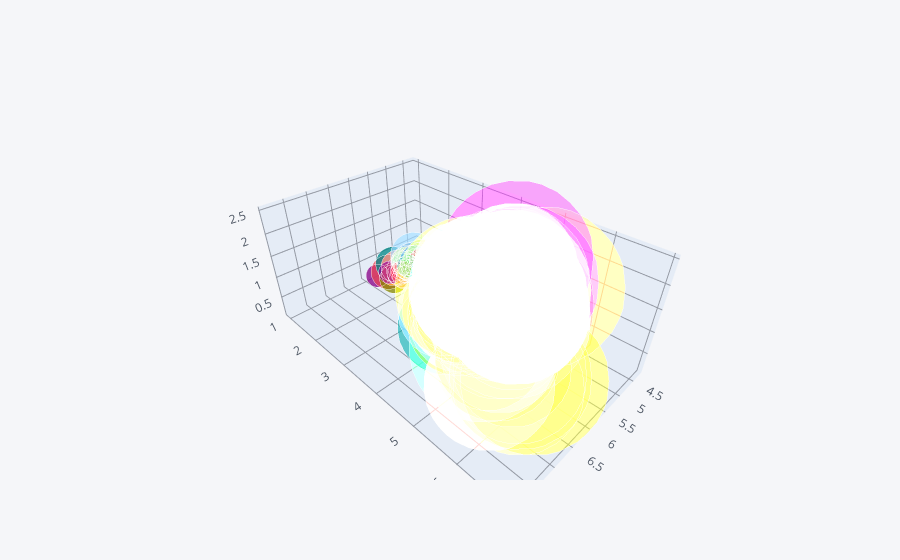

The notebook cell this image was saved under:
### Code cell
df.iplot(kind='bubble3d',x='SepalLengthCm',y='PetalLengthCm',z='PetalWidthCm',size='PetalWidthCm')

### Figure 1 — Plotly figure (JSON) as saved in the notebook; plotly's stock layout.template omitted (floating-point values rounded to 4 significant figures; data arrays with more than 128 entries replaced by an {"elided": "..."} marker saying what was removed)
{"data": [{"marker": {"color": {"elided": "150 str values"}, "opacity": 0.8, "size": {"elided": "150 int values"}, "symbol": "circle"}, "mode": "markers", "text": {"elided": "150 str values"}, "type": "scatter3d", "x": {"elided": "150 float values"}, "y": {"elided": "150 float values"}, "z": {"elided": "150 float values"}}], "layout": {"legend": {"bgcolor": "#F5F6F9", "font": {"color": "#4D5663"}}, "paper_bgcolor": "#F5F6F9", "plot_bgcolor": "#F5F6F9", "scene": {"xaxis": {"gridcolor": "#9499A3", "showgrid": true, "tickfont": {"color": "#4D5663"}, "title": {"font": {"color": "#4D5663"}, "text": ""}, "zerolinecolor": "#9499A3"}, "yaxis": {"gridcolor": "#9499A3", "showgrid": true, "tickfont": {"color": "#4D5663"}, "title": {"font": {"color": "#4D5663"}, "text": ""}, "zerolinecolor": "#9499A3"}, "zaxis": {"gridcolor": "#9499A3", "showgrid": true, "tickfont": {"color": "#4D5663"}, "title": {"font": {"color": "#4D5663"}, "text": ""}, "zerolinecolor": "#9499A3"}}, "title": {"font": {"color": "#4D5663"}}}}
